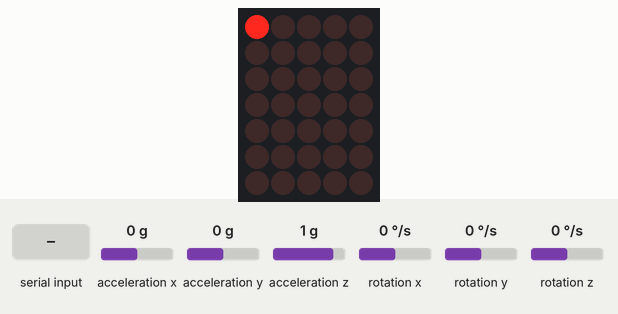
This sketch was run on a simulated Arduino Uno, built with avr-gcc and run on an emulated ATmega328P. On the bench: 5×7 LED matrix. Wiring (inferred from the names in the program): LED matrix (orientation assumed): rows pin 2, pin 3, pin 4, pin 5, pin 6, pin 7, pin 8; columns pin 9, pin 10, pin 11, pin 12, pin 13. Inputs (shaded band) come from the test bench; at power-on: acceleration y 0 g, acceleration x 0 g, acceleration z 1 g, rotation x 0 °/s, rotation y 0 °/s, rotation z 0 °/s. Random numbers use the default seed unless the sketch sets one.

Above: at 5.0 s.
5.1 s: acceleration y set to -1.4 g
At 7.8 s:
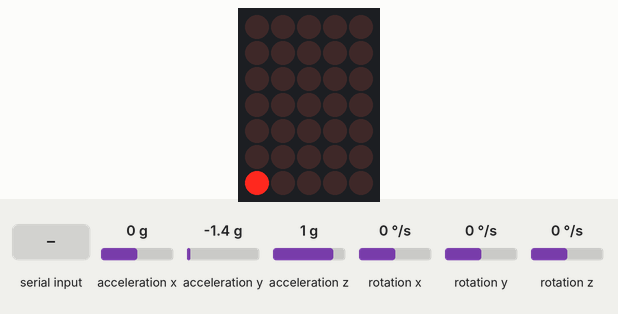
8.1 s: acceleration x set to 0.8 g
At 9.7 s:
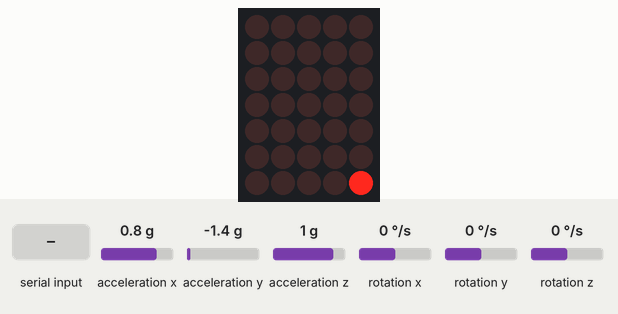
10.8 s: acceleration y set to 0.8 g
At 13.1 s:
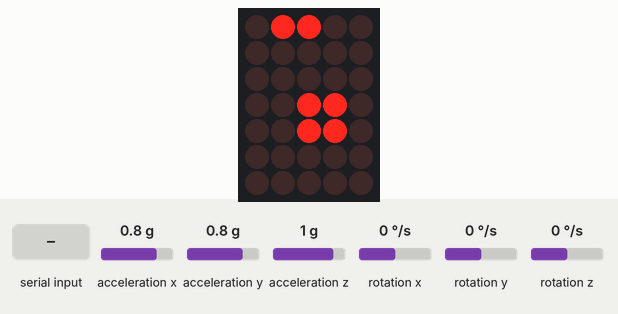
13.7 s: acceleration x set to -1.4 g
At 16.62 s:
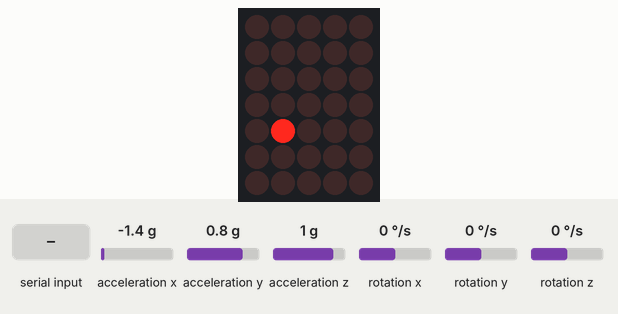
16.7 s: "d" received over Serial
At 18.0 s:
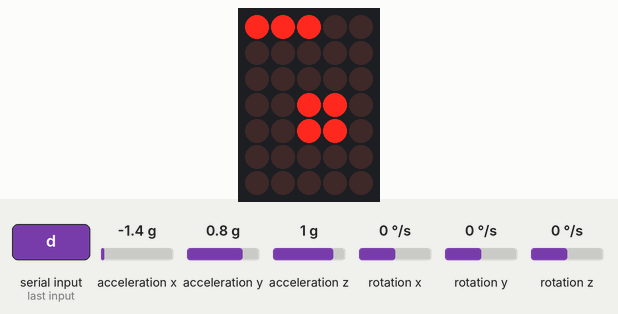
18.5 s: acceleration x set to 0 g
At 22.2 s:
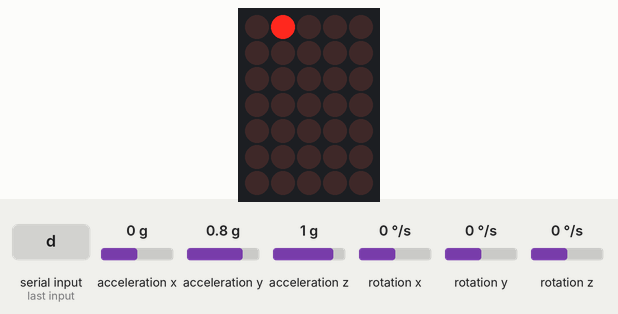
Timing chart, 0 to 23.7 s (numbered marks = the images above; inputs shaded):
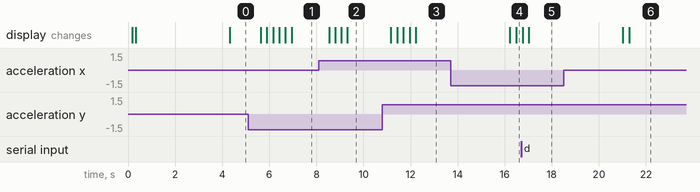

Measured:
- after the input at 5.1 s, the display: first changes after 0.54 s (image 1 shows a later state)
- after the input at 8.1 s, the display: first changes after 0.44 s (image 2 shows a later state)
- after the input at 10.8 s, the display: first changes after 0.36 s (image 3 shows a later state)

The sketch:

RolyPoly.ino
```cpp
#include <SparkFun_MMA8452Q.h>
#include <Wire.h>
MMA8452Q accel;

int columnArray [5] = {9, 10, 11, 12, 13};
int rowArray[7] = {2, 3, 4, 5, 6, 7, 8};

int columnArray2 [5] = {9, 10, 11, 12, 13};
int rowArray2 [7] = {2, 3, 4, 5, 6, 7, 8};

int currentRow = 4;
int currentColumn = 4;

int currentRow1P = 0;
int currentRow2P = 1;
int currentColumn1P = 0;
int currentColumn2P = 1;

int preyScore = 0;
int predatorScore = 0;

char keyboard;

void setup() {

  Serial.begin(9600);
  accel.init(SCALE_8G, ODR_6);
  //columns
  pinMode(9, OUTPUT);
  pinMode(10, OUTPUT);
  pinMode(11, OUTPUT);
  pinMode(12, OUTPUT);
  pinMode(13, OUTPUT);
  //rows
  pinMode( 2, OUTPUT );
  pinMode( 3, OUTPUT );
  pinMode( 4, OUTPUT );
  pinMode( 5, OUTPUT );
  pinMode( 6, OUTPUT );
  pinMode( 7, OUTPUT );
  pinMode( 8, OUTPUT );

  digitalWrite(2, LOW);
  digitalWrite(3, LOW);
  digitalWrite(4, LOW);
  digitalWrite(5, LOW);
  digitalWrite(6, LOW);
  digitalWrite(7, LOW);
  digitalWrite(8, LOW);
  digitalWrite(9, HIGH);
  digitalWrite(10, HIGH);
  digitalWrite(11, HIGH);
  digitalWrite(12, HIGH);
  digitalWrite(13, HIGH);

  randomSeed(analogRead(0));
}

unsigned long x;
long delta = 15000;

void loop() {

    resetGame();

    while (millis() - x < 15000) {
    movePrey();
    delay(6);
    turnOff();
    movePredator();
    delay(6);
    turnOff();
    }

  preyWins();
  x += delta;

}

void turnOff() {
  digitalWrite(2, LOW);
  digitalWrite(3, LOW);
  digitalWrite(4, LOW);
  digitalWrite(5, LOW);
  digitalWrite(6, LOW);
  digitalWrite(7, LOW);
  digitalWrite(8, LOW);
  digitalWrite(9, HIGH);
  digitalWrite(10, HIGH);
  digitalWrite(11, HIGH);
  digitalWrite(12, HIGH);
  digitalWrite(13, HIGH);
}

void movePrey() {

  digitalWrite(rowArray[currentRow], HIGH);
  digitalWrite(columnArray[currentColumn], LOW);

  if (accel.available()) {
    accel.read();
  }

  delay(250); // ------ CONTROLS THE FLASHING OF PREDATOR ------

  if (accel.cy < .200) {
    //move backwards
    //incrementing row
    if (currentRow != 6) {
      digitalWrite(rowArray[currentRow], LOW);
      currentRow = currentRow + 1;
    }
  }

  if (accel.cy > -.200) {
    //move forwards
    //decrement row
    if (currentRow != 0) {
      digitalWrite(rowArray[currentRow], LOW);
      currentRow = currentRow - 1;
    }
  }

  if (accel.cx > -.300) {
    //move left
    //decrementing column
    if (currentColumn != 4) {
      digitalWrite(columnArray[currentColumn], HIGH);
      currentColumn = currentColumn + 1;
    }
  }

  if (accel.cx < .300) {
    //move right
    //incrementing column
    if (currentColumn != 0) {
      digitalWrite(columnArray[currentColumn], HIGH);
      currentColumn = currentColumn - 1;
    }
  }

    digitalWrite(columnArray[currentColumn], LOW);
    digitalWrite(rowArray[currentRow], HIGH);

  checkGame(currentColumn, currentRow, currentRow1P, currentColumn1P, currentRow2P, currentColumn2P);

}

void movePredator() {
  digitalWrite(columnArray2[currentColumn1P], LOW);
  digitalWrite(rowArray2[currentRow1P], HIGH);
  digitalWrite(columnArray2[currentColumn2P], LOW);
  digitalWrite(rowArray2[currentRow2P], HIGH);

  if (Serial.available() > 0) {
    keyboard = Serial.read();
  }

  //delay(50);  ------ THIS ISNT NECESSARY ------

  if (keyboard == 'w') {
    if (currentRow1P != 6 && currentRow2P != 6) {
      digitalWrite(rowArray2[currentRow1P], LOW);
      digitalWrite(rowArray2[currentRow2P], LOW);
      currentRow1P++;
      currentRow2P++;
      keyboard =  0;
    }
  }

  if (keyboard == 'd') {
    if (currentColumn1P != 0 && currentColumn2P != 0) {
      digitalWrite(columnArray2[currentColumn1P], HIGH);
      digitalWrite(columnArray2[currentColumn2P], HIGH);
      currentColumn1P--;
      currentColumn2P--;
      keyboard =  0;
    }
  }

  if (keyboard == 'a') {
    if (currentColumn1P != 4 && currentColumn2P != 4) {
      digitalWrite(columnArray2[currentColumn1P], HIGH);
      digitalWrite(columnArray2[currentColumn2P], HIGH);
      currentColumn1P++;
      currentColumn2P++;
      keyboard =  0;
    }
  }

  if (keyboard == 's') {
    if (currentRow1P != 0 && currentRow2P != 0) {
      digitalWrite(rowArray2[currentRow1P], LOW);
      digitalWrite(rowArray2[currentRow2P], LOW);
      currentRow1P--;
      currentRow2P--;
      keyboard =  0;
    }
  }

    digitalWrite(columnArray2[currentColumn1P], LOW);
    digitalWrite(rowArray2[currentRow1P], HIGH);
    digitalWrite(columnArray2[currentColumn2P], LOW);
    digitalWrite(rowArray2[currentRow2P], HIGH);

  checkGame(currentColumn, currentRow, currentRow1P, currentColumn1P, currentRow2P, currentColumn2P);

}

void checkGame (int currentColumn, int currentRow, int currentRow1P, int currentColumn1P, int currentRow2P, int currentColumn2P) {
  if ((currentRow1P == currentRow) || (currentRow2P == currentRow)) {
    if ((currentColumn1P == currentColumn) || (currentColumn2P == currentColumn)) {
      predatorScore++;
      predatorWins();
    }
  }
}

void predatorWins() {
  turnOff();

    if (preyScore == predatorScore) {
      charToLED(5);
    }
    if ((predatorScore - preyScore) == 1 || (predatorScore - preyScore) == 2) {
      charToLED(8);
    }
    if ((predatorScore - preyScore) >= 3) {
      charToLED(9);
    }
    if ((predatorScore - preyScore) == -1 || (predatorScore - preyScore) == -2) {
      charToLED(6);
    }
    if ((predatorScore - preyScore) <= -3) {
      charToLED(7);
    }

  resetGame();

}

void preyWins () {
  preyScore++;
  turnOff();

    if (preyScore == predatorScore) {
      charToLED(0);
    }
    if ((preyScore - predatorScore) == 1 || (preyScore - predatorScore) == 2) {
      charToLED(1);
    }
    if ((preyScore - predatorScore) >= 3) {
      charToLED(2);
    }
    if ((preyScore - predatorScore) == -1 || (preyScore - predatorScore) == -2) {
      charToLED(3);
    }
    if ((preyScore - predatorScore) <= -3) {
      charToLED(4);
    }

  resetGame();
}

void resetGame () {
  x = millis();
  currentRow = 4;
  currentColumn = 4;
  currentRow1P = 0;
  currentRow2P = 1;
  currentColumn1P = 0;
  currentColumn2P = 1;
  randomSpots();
}

unsigned char font_5x7[10][5] = {
  {0x00, 0x00, 0x90, 0x00, 0x00},
  {0x00, 0x80, 0x90, 0x00, 0x00},
  {0x80, 0x80, 0x90, 0x00, 0x00},
  {0x00, 0x00, 0x90, 0x80, 0x00},
  {0x00, 0x00, 0x90, 0x80, 0x80},
  {0x00, 0x00, 0x98, 0x18, 0x00}, // ----- Predator -----
  {0x00, 0x00, 0x98, 0x98, 0x00},
  {0x00, 0x00, 0x98, 0x98, 0x80},
  {0x00, 0x80, 0x98, 0x18, 0x00},
  {0x80, 0x80, 0x98, 0x18, 0x00},
};

void randomSpots(){
  currentRow = random(0,6);
  currentColumn = random(0,4);
  currentRow1P = random(0,6);
  if (currentRow1P == 6){
    currentRow2P = currentRow1P + 1;
  } else {
    currentRow2P = currentRow1P + 1;
  }
  currentColumn1P = random(0,4);
  if (currentColumn1P == 4){
    currentColumn2P = currentColumn1P + 1;
  } else {
    currentColumn2P = currentColumn1P + 1;
  }
}

void charToLED (int character) {
  unsigned long t = millis();
  while (millis() - t < 4000) {
    for (int i = 9; i < 14; i++) {
      for (int j = 9; j < 14; j++) {
        if (i == j) {
          digitalWrite(j, LOW);
        } else {
          digitalWrite(j, HIGH);
        }
        for (int k = 2; k < 9; k++) {
          int value = (font_5x7[character][i - 9] >> (7 - k + 2)) & 1;
          if (value == 1) {
            digitalWrite(k, HIGH);
          }
          if (value != 1) {
            digitalWrite(k, LOW);
          }
        }
      }
      delay(3.5);
      for (int k = 2; k < 9; k++) {
        int value = (font_5x7[character][i - 9] >> (7 - k + 2)) & 1;
        if (value == 1) {
          digitalWrite(k, HIGH);
        }
        if (value != 1) {
          digitalWrite(k, LOW);
        }
      }
    }
  }
}
```
